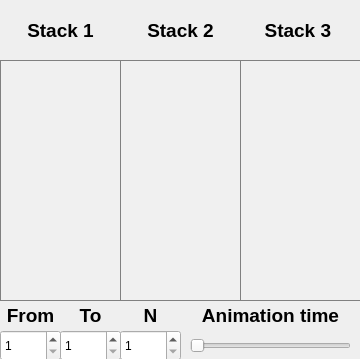
<?xml version="1.0" encoding="UTF-8"?>
<ui version="4.0">
 <class>Hanoi</class>
 <widget class="QDialog" name="Hanoi">
  <property name="geometry">
   <rect>
    <x>0</x>
    <y>0</y>
    <width>360</width>
    <height>359</height>
   </rect>
  </property>
  <property name="minimumSize">
   <size>
    <width>360</width>
    <height>359</height>
   </size>
  </property>
  <property name="maximumSize">
   <size>
    <width>360</width>
    <height>359</height>
   </size>
  </property>
  <property name="windowTitle">
   <string>lab2</string>
  </property>
  <widget class="QWidget" name="centralwidget" native="true">
   <property name="geometry">
    <rect>
     <x>0</x>
     <y>-30</y>
     <width>361</width>
     <height>391</height>
    </rect>
   </property>
   <widget class="QLabel" name="label_stack">
    <property name="geometry">
     <rect>
      <x>0</x>
      <y>30</y>
      <width>121</width>
      <height>61</height>
     </rect>
    </property>
    <property name="font">
     <font>
      <pointsize>14</pointsize>
      <bold>true</bold>
     </font>
    </property>
    <property name="styleSheet">
     <string notr="true">QLabel {
  border: 1px solid gray;
}

background-color : white;</string>
    </property>
    <property name="text">
     <string>Stack 1</string>
    </property>
    <property name="textFormat">
     <enum>Qt::AutoText</enum>
    </property>
    <property name="alignment">
     <set>Qt::AlignCenter</set>
    </property>
   </widget>
   <widget class="QTextEdit" name="ShowStack">
    <property name="geometry">
     <rect>
      <x>0</x>
      <y>90</y>
      <width>121</width>
      <height>241</height>
     </rect>
    </property>
    <property name="font">
     <font>
      <pointsize>14</pointsize>
     </font>
    </property>
    <property name="styleSheet">
     <string notr="true">QTextEdit {
  border: 1px solid gray;
  background-color: rgb(240,240,240);
}
</string>
    </property>
    <property name="readOnly">
     <bool>true</bool>
    </property>
    <property name="html">
     <string>&lt;!DOCTYPE HTML PUBLIC &quot;-//W3C//DTD HTML 4.0//EN&quot; &quot;http://www.w3.org/TR/REC-html40/strict.dtd&quot;&gt;
&lt;html&gt;&lt;head&gt;&lt;meta name=&quot;qrichtext&quot; content=&quot;1&quot; /&gt;&lt;meta charset=&quot;utf-8&quot; /&gt;&lt;style type=&quot;text/css&quot;&gt;
p, li { white-space: pre-wrap; }
hr { height: 1px; border-width: 0; }
li.unchecked::marker { content: &quot;\2610&quot;; }
li.checked::marker { content: &quot;\2612&quot;; }
&lt;/style&gt;&lt;/head&gt;&lt;body style=&quot; font-family:'Segoe UI'; font-size:14pt; font-weight:400; font-style:normal;&quot;&gt;
&lt;p align=&quot;center&quot; style=&quot;-qt-paragraph-type:empty; margin-top:0px; margin-bottom:0px; margin-left:0px; margin-right:0px; -qt-block-indent:0; text-indent:0px;&quot;&gt;&lt;br /&gt;&lt;/p&gt;&lt;/body&gt;&lt;/html&gt;</string>
    </property>
   </widget>
   <widget class="QTextEdit" name="ShowStack_2">
    <property name="geometry">
     <rect>
      <x>120</x>
      <y>90</y>
      <width>121</width>
      <height>241</height>
     </rect>
    </property>
    <property name="font">
     <font>
      <pointsize>14</pointsize>
     </font>
    </property>
    <property name="styleSheet">
     <string notr="true">QTextEdit {
  border: 1px solid gray;
  background-color: rgb(240,240,240);
}
</string>
    </property>
    <property name="readOnly">
     <bool>true</bool>
    </property>
    <property name="html">
     <string>&lt;!DOCTYPE HTML PUBLIC &quot;-//W3C//DTD HTML 4.0//EN&quot; &quot;http://www.w3.org/TR/REC-html40/strict.dtd&quot;&gt;
&lt;html&gt;&lt;head&gt;&lt;meta name=&quot;qrichtext&quot; content=&quot;1&quot; /&gt;&lt;meta charset=&quot;utf-8&quot; /&gt;&lt;style type=&quot;text/css&quot;&gt;
p, li { white-space: pre-wrap; }
hr { height: 1px; border-width: 0; }
li.unchecked::marker { content: &quot;\2610&quot;; }
li.checked::marker { content: &quot;\2612&quot;; }
&lt;/style&gt;&lt;/head&gt;&lt;body style=&quot; font-family:'Segoe UI'; font-size:14pt; font-weight:400; font-style:normal;&quot;&gt;
&lt;p align=&quot;center&quot; style=&quot;-qt-paragraph-type:empty; margin-top:0px; margin-bottom:0px; margin-left:0px; margin-right:0px; -qt-block-indent:0; text-indent:0px;&quot;&gt;&lt;br /&gt;&lt;/p&gt;&lt;/body&gt;&lt;/html&gt;</string>
    </property>
   </widget>
   <widget class="QTextEdit" name="ShowStack_3">
    <property name="geometry">
     <rect>
      <x>240</x>
      <y>90</y>
      <width>121</width>
      <height>241</height>
     </rect>
    </property>
    <property name="font">
     <font>
      <pointsize>14</pointsize>
     </font>
    </property>
    <property name="styleSheet">
     <string notr="true">QTextEdit {
  border: 1px solid gray;
  background-color: rgb(240,240,240);
}
</string>
    </property>
    <property name="readOnly">
     <bool>true</bool>
    </property>
    <property name="html">
     <string>&lt;!DOCTYPE HTML PUBLIC &quot;-//W3C//DTD HTML 4.0//EN&quot; &quot;http://www.w3.org/TR/REC-html40/strict.dtd&quot;&gt;
&lt;html&gt;&lt;head&gt;&lt;meta name=&quot;qrichtext&quot; content=&quot;1&quot; /&gt;&lt;meta charset=&quot;utf-8&quot; /&gt;&lt;style type=&quot;text/css&quot;&gt;
p, li { white-space: pre-wrap; }
hr { height: 1px; border-width: 0; }
li.unchecked::marker { content: &quot;\2610&quot;; }
li.checked::marker { content: &quot;\2612&quot;; }
&lt;/style&gt;&lt;/head&gt;&lt;body style=&quot; font-family:'Segoe UI'; font-size:14pt; font-weight:400; font-style:normal;&quot;&gt;
&lt;p align=&quot;center&quot; style=&quot;-qt-paragraph-type:empty; margin-top:0px; margin-bottom:0px; margin-left:0px; margin-right:0px; -qt-block-indent:0; text-indent:0px;&quot;&gt;&lt;br /&gt;&lt;/p&gt;&lt;/body&gt;&lt;/html&gt;</string>
    </property>
   </widget>
   <widget class="QLabel" name="label_stack_2">
    <property name="geometry">
     <rect>
      <x>120</x>
      <y>30</y>
      <width>121</width>
      <height>61</height>
     </rect>
    </property>
    <property name="font">
     <font>
      <pointsize>14</pointsize>
      <bold>true</bold>
     </font>
    </property>
    <property name="styleSheet">
     <string notr="true">QLabel {
  border: 1px solid gray;
}

background-color : white;</string>
    </property>
    <property name="text">
     <string>Stack 2</string>
    </property>
    <property name="textFormat">
     <enum>Qt::AutoText</enum>
    </property>
    <property name="alignment">
     <set>Qt::AlignCenter</set>
    </property>
   </widget>
   <widget class="QLabel" name="label_stack_3">
    <property name="geometry">
     <rect>
      <x>240</x>
      <y>30</y>
      <width>121</width>
      <height>61</height>
     </rect>
    </property>
    <property name="font">
     <font>
      <pointsize>14</pointsize>
      <bold>true</bold>
     </font>
    </property>
    <property name="styleSheet">
     <string notr="true">QLabel {
  border: 1px solid gray;
}

background-color : white;</string>
    </property>
    <property name="text">
     <string>Stack 3 </string>
    </property>
    <property name="textFormat">
     <enum>Qt::AutoText</enum>
    </property>
    <property name="alignment">
     <set>Qt::AlignCenter</set>
    </property>
   </widget>
   <widget class="QLabel" name="label_stack_5">
    <property name="geometry">
     <rect>
      <x>0</x>
      <y>330</y>
      <width>61</width>
      <height>31</height>
     </rect>
    </property>
    <property name="font">
     <font>
      <pointsize>14</pointsize>
      <bold>true</bold>
     </font>
    </property>
    <property name="styleSheet">
     <string notr="true">QLabel {
  border: 1px solid gray;
}

background-color : white;</string>
    </property>
    <property name="text">
     <string>From</string>
    </property>
    <property name="textFormat">
     <enum>Qt::AutoText</enum>
    </property>
    <property name="alignment">
     <set>Qt::AlignCenter</set>
    </property>
   </widget>
   <widget class="QLabel" name="label_stack_6">
    <property name="geometry">
     <rect>
      <x>60</x>
      <y>330</y>
      <width>61</width>
      <height>31</height>
     </rect>
    </property>
    <property name="font">
     <font>
      <pointsize>14</pointsize>
      <bold>true</bold>
     </font>
    </property>
    <property name="styleSheet">
     <string notr="true">QLabel {
  border: 1px solid gray;
}

background-color : white;</string>
    </property>
    <property name="text">
     <string>To</string>
    </property>
    <property name="textFormat">
     <enum>Qt::AutoText</enum>
    </property>
    <property name="alignment">
     <set>Qt::AlignCenter</set>
    </property>
   </widget>
   <widget class="QLabel" name="label_stack_7">
    <property name="geometry">
     <rect>
      <x>120</x>
      <y>330</y>
      <width>61</width>
      <height>31</height>
     </rect>
    </property>
    <property name="font">
     <font>
      <pointsize>14</pointsize>
      <bold>true</bold>
     </font>
    </property>
    <property name="styleSheet">
     <string notr="true">QLabel {
  border: 1px solid gray;
}

background-color : white;</string>
    </property>
    <property name="text">
     <string>N</string>
    </property>
    <property name="textFormat">
     <enum>Qt::AutoText</enum>
    </property>
    <property name="alignment">
     <set>Qt::AlignCenter</set>
    </property>
   </widget>
   <widget class="QSlider" name="Animation_time">
    <property name="geometry">
     <rect>
      <x>190</x>
      <y>360</y>
      <width>161</width>
      <height>31</height>
     </rect>
    </property>
    <property name="styleSheet">
     <string notr="true">QScrollBar:horizontal {
  border: 1px solid gray;
}</string>
    </property>
    <property name="maximum">
     <number>1000</number>
    </property>
    <property name="orientation">
     <enum>Qt::Horizontal</enum>
    </property>
   </widget>
   <widget class="QLabel" name="label_stack_8">
    <property name="geometry">
     <rect>
      <x>180</x>
      <y>330</y>
      <width>181</width>
      <height>31</height>
     </rect>
    </property>
    <property name="font">
     <font>
      <pointsize>14</pointsize>
      <bold>true</bold>
     </font>
    </property>
    <property name="styleSheet">
     <string notr="true">QLabel {
  border: 1px solid gray;
}

background-color : white;</string>
    </property>
    <property name="text">
     <string>Animation time</string>
    </property>
    <property name="textFormat">
     <enum>Qt::AutoText</enum>
    </property>
    <property name="alignment">
     <set>Qt::AlignCenter</set>
    </property>
   </widget>
   <widget class="QSpinBox" name="spinFrom">
    <property name="geometry">
     <rect>
      <x>0</x>
      <y>360</y>
      <width>61</width>
      <height>31</height>
     </rect>
    </property>
    <property name="minimum">
     <number>1</number>
    </property>
    <property name="maximum">
     <number>3</number>
    </property>
   </widget>
   <widget class="QSpinBox" name="spinTo">
    <property name="geometry">
     <rect>
      <x>60</x>
      <y>360</y>
      <width>61</width>
      <height>31</height>
     </rect>
    </property>
    <property name="minimum">
     <number>1</number>
    </property>
    <property name="maximum">
     <number>3</number>
    </property>
   </widget>
   <widget class="QSpinBox" name="spinN">
    <property name="geometry">
     <rect>
      <x>120</x>
      <y>360</y>
      <width>61</width>
      <height>31</height>
     </rect>
    </property>
    <property name="minimum">
     <number>1</number>
    </property>
    <property name="maximum">
     <number>20</number>
    </property>
   </widget>
  </widget>
 </widget>
 <resources/>
 <connections/>
</ui>
